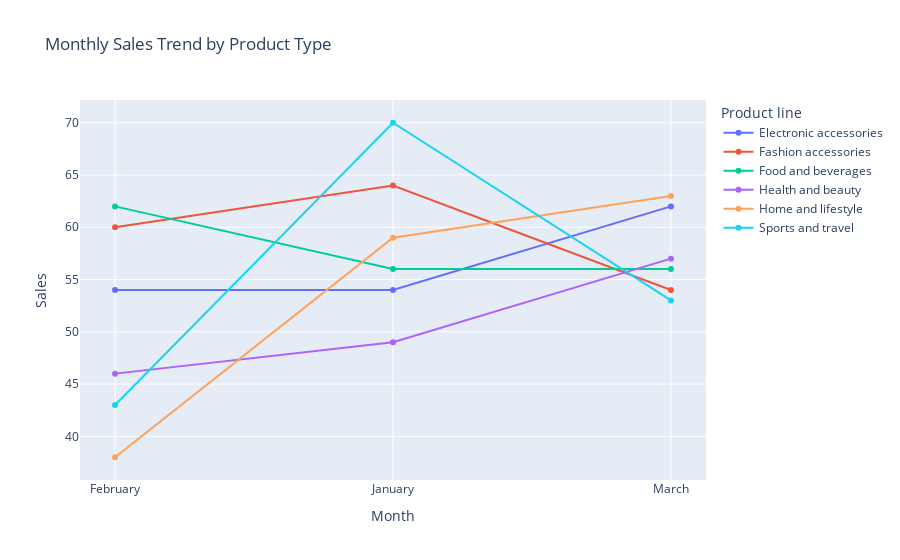

Notebook source saved alongside this figure:
### Code cell
fig = px.line(
    monthly_sales,
    x='Month',
    y='Sales',
    color='Product line',
    markers=True,
    title='Monthly Sales Trend by Product Type'
)

fig.show()

### Figure 1 — Plotly figure (JSON) as saved in the notebook; plotly's stock layout.template omitted (floating-point values rounded to 4 significant figures)
{"data": [{"hovertemplate": "Product line=Electronic accessories<br>Month=%{x}<br>Sales=%{y}<extra></extra>", "legendgroup": "Electronic accessories", "line": {"color": "#636efa", "dash": "solid"}, "marker": {"symbol": "circle"}, "mode": "lines+markers", "name": "Electronic accessories", "orientation": "v", "showlegend": true, "type": "scatter", "x": ["February", "January", "March"], "xaxis": "x", "y": [54, 54, 62], "yaxis": "y"}, {"hovertemplate": "Product line=Fashion accessories<br>Month=%{x}<br>Sales=%{y}<extra></extra>", "legendgroup": "Fashion accessories", "line": {"color": "#EF553B", "dash": "solid"}, "marker": {"symbol": "circle"}, "mode": "lines+markers", "name": "Fashion accessories", "orientation": "v", "showlegend": true, "type": "scatter", "x": ["February", "January", "March"], "xaxis": "x", "y": [60, 64, 54], "yaxis": "y"}, {"hovertemplate": "Product line=Food and beverages<br>Month=%{x}<br>Sales=%{y}<extra></extra>", "legendgroup": "Food and beverages", "line": {"color": "#00cc96", "dash": "solid"}, "marker": {"symbol": "circle"}, "mode": "lines+markers", "name": "Food and beverages", "orientation": "v", "showlegend": true, "type": "scatter", "x": ["February", "January", "March"], "xaxis": "x", "y": [62, 56, 56], "yaxis": "y"}, {"hovertemplate": "Product line=Health and beauty<br>Month=%{x}<br>Sales=%{y}<extra></extra>", "legendgroup": "Health and beauty", "line": {"color": "#ab63fa", "dash": "solid"}, "marker": {"symbol": "circle"}, "mode": "lines+markers", "name": "Health and beauty", "orientation": "v", "showlegend": true, "type": "scatter", "x": ["February", "January", "March"], "xaxis": "x", "y": [46, 49, 57], "yaxis": "y"}, {"hovertemplate": "Product line=Home and lifestyle<br>Month=%{x}<br>Sales=%{y}<extra></extra>", "legendgroup": "Home and lifestyle", "line": {"color": "#FFA15A", "dash": "solid"}, "marker": {"symbol": "circle"}, "mode": "lines+markers", "name": "Home and lifestyle", "orientation": "v", "showlegend": true, "type": "scatter", "x": ["February", "January", "March"], "xaxis": "x", "y": [38, 59, 63], "yaxis": "y"}, {"hovertemplate": "Product line=Sports and travel<br>Month=%{x}<br>Sales=%{y}<extra></extra>", "legendgroup": "Sports and travel", "line": {"color": "#19d3f3", "dash": "solid"}, "marker": {"symbol": "circle"}, "mode": "lines+markers", "name": "Sports and travel", "orientation": "v", "showlegend": true, "type": "scatter", "x": ["February", "January", "March"], "xaxis": "x", "y": [43, 70, 53], "yaxis": "y"}], "layout": {"legend": {"title": {"text": "Product line"}, "tracegroupgap": 0}, "title": {"text": "Monthly Sales Trend by Product Type"}, "xaxis": {"anchor": "y", "domain": [0, 1], "title": {"text": "Month"}}, "yaxis": {"anchor": "x", "domain": [0, 1], "title": {"text": "Sales"}}}}
